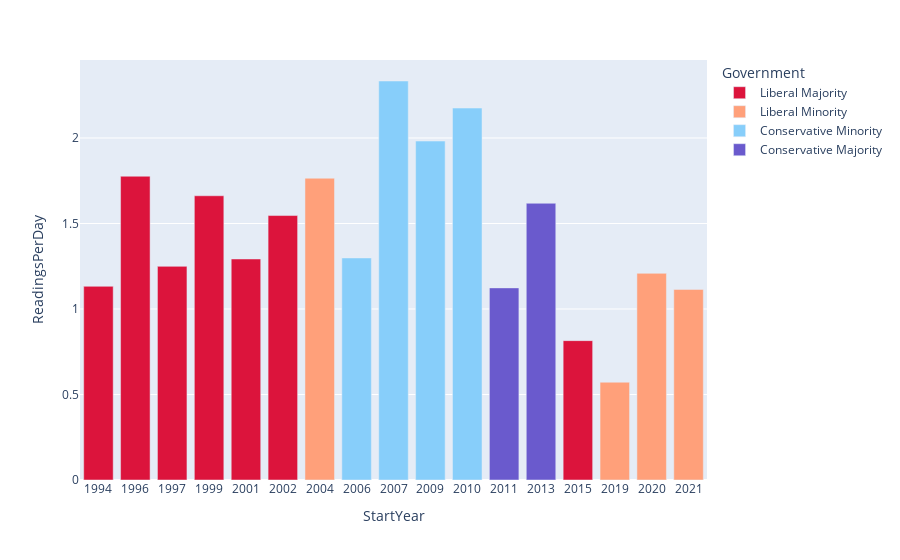

Notebook source saved alongside this figure:
### Code cell
color_map =  { 
    "Liberal Majority": "crimson", 
    "Liberal Minority": "lightsalmon",
    "Conservative Minority": "lightskyblue",
    "Conservative Majority": "slateblue"
}

fig = px.bar(
    parl_plot, 
    x = "StartYear", 
    y = "ReadingsPerDay", 
    color="Government",
    color_discrete_map = color_map
)

fig.update_layout(xaxis={'categoryorder':'category ascending'})

fig.show()

### Figure 1 — Plotly figure (JSON) as saved in the notebook; plotly's stock layout.template omitted (floating-point values rounded to 4 significant figures)
{"data": [{"alignmentgroup": "True", "hovertemplate": "Government=Liberal Majority<br>StartYear=%{x}<br>ReadingsPerDay=%{y}<extra></extra>", "legendgroup": "Liberal Majority", "marker": {"color": "crimson", "pattern": {"shape": ""}}, "name": "Liberal Majority", "offsetgroup": "Liberal Majority", "orientation": "v", "showlegend": true, "textposition": "auto", "type": "bar", "x": ["1994", "1996", "1997", "1999", "2001", "2002", "2015"], "xaxis": "x", "y": [1.133, 1.776, 1.249, 1.662, 1.292, 1.547, 0.8149], "yaxis": "y"}, {"alignmentgroup": "True", "hovertemplate": "Government=Liberal Minority<br>StartYear=%{x}<br>ReadingsPerDay=%{y}<extra></extra>", "legendgroup": "Liberal Minority", "marker": {"color": "lightsalmon", "pattern": {"shape": ""}}, "name": "Liberal Minority", "offsetgroup": "Liberal Minority", "orientation": "v", "showlegend": true, "textposition": "auto", "type": "bar", "x": ["2004", "2019", "2020", "2021"], "xaxis": "x", "y": [1.765, 0.572, 1.209, 1.115], "yaxis": "y"}, {"alignmentgroup": "True", "hovertemplate": "Government=Conservative Minority<br>StartYear=%{x}<br>ReadingsPerDay=%{y}<extra></extra>", "legendgroup": "Conservative Minority", "marker": {"color": "lightskyblue", "pattern": {"shape": ""}}, "name": "Conservative Minority", "offsetgroup": "Conservative Minority", "orientation": "v", "showlegend": true, "textposition": "auto", "type": "bar", "x": ["2006", "2007", "2009", "2010"], "xaxis": "x", "y": [1.299, 2.333, 1.982, 2.175], "yaxis": "y"}, {"alignmentgroup": "True", "hovertemplate": "Government=Conservative Majority<br>StartYear=%{x}<br>ReadingsPerDay=%{y}<extra></extra>", "legendgroup": "Conservative Majority", "marker": {"color": "slateblue", "pattern": {"shape": ""}}, "name": "Conservative Majority", "offsetgroup": "Conservative Majority", "orientation": "v", "showlegend": true, "textposition": "auto", "type": "bar", "x": ["2011", "2013"], "xaxis": "x", "y": [1.124, 1.618], "yaxis": "y"}], "layout": {"autosize": true, "barmode": "relative", "legend": {"title": {"text": "Government"}, "tracegroupgap": 0}, "margin": {"t": 60}, "xaxis": {"anchor": "y", "autorange": true, "categoryorder": "category ascending", "domain": [0, 1], "range": [-0.5, 16.5], "title": {"text": "StartYear"}, "type": "category"}, "yaxis": {"anchor": "x", "autorange": true, "domain": [0, 1], "range": [0, 2.456], "title": {"text": "ReadingsPerDay"}, "type": "linear"}}}
